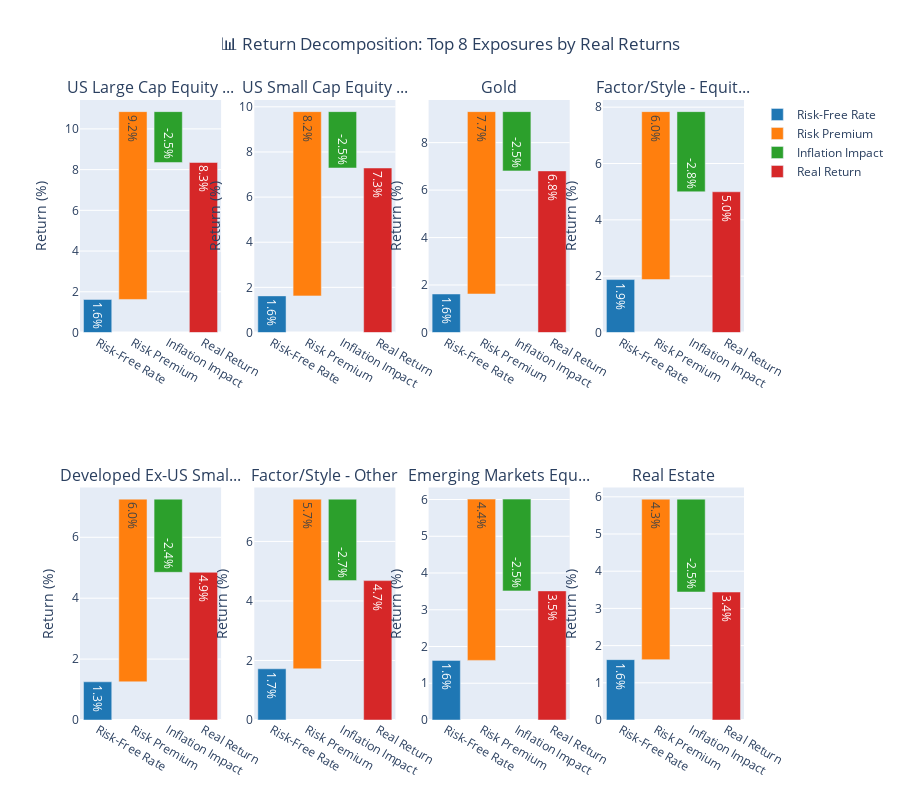

Write notebook code for a chart like this one.
### Markdown cell above
## 5. Visualization: Return Decomposition Waterfall Charts

### Code cell
# Create waterfall chart showing decomposition for top performers
if not decomp_summary_df.empty:
    # Select top 8 performers by real returns for visualization
    top_performers = decomp_summary_df.nlargest(8, 'real_return_annual')
    
    fig = make_subplots(
        rows=2, cols=4,
        subplot_titles=[exp[:20] + '...' if len(exp) > 20 else exp 
                       for exp in top_performers['exposure_name']],
        specs=[[{"secondary_y": False} for _ in range(4)] for _ in range(2)]
    )
    
    colors = ['#1f77b4', '#ff7f0e', '#2ca02c', '#d62728']
    
    for idx, (_, row) in enumerate(top_performers.iterrows()):
        row_pos = idx // 4 + 1
        col_pos = idx % 4 + 1
        
        # Decomposition components (annualized %) - CORRECTED
        # Total Return = Risk-Free Rate + Risk Premium
        # Real Return = Total Return - Inflation
        risk_free_rate = row['nominal_return_annual'] - row['risk_premium_annual']  # This should be the cash/risk-free rate
        
        components = [
            ('Risk-Free Rate', risk_free_rate * 100, colors[0]),
            ('Risk Premium', row['risk_premium_annual'] * 100, colors[1]),
            ('Inflation Impact', -row['inflation_annual'] * 100, colors[2]),
            ('Real Return', row['real_return_annual'] * 100, colors[3])
        ]
        
        # Create waterfall effect
        x_labels = [comp[0] for comp in components]
        values = [comp[1] for comp in components]
        colors_list = [comp[2] for comp in components]
        
        # Calculate cumulative for waterfall
        cumulative = [0]
        for i, val in enumerate(values[:-1]):
            cumulative.append(cumulative[-1] + val)
        
        # Add bars
        for i, (label, value, color) in enumerate(components):
            if i < len(components) - 1:  # Not the final bar
                fig.add_trace(
                    go.Bar(
                        x=[label],
                        y=[value],
                        base=[cumulative[i]],
                        marker_color=color,
                        showlegend=(idx == 0),
                        name=label if idx == 0 else None,
                        text=f"{value:.1f}%",
                        textposition="inside"
                    ),
                    row=row_pos, col=col_pos
                )
            else:  # Final bar (real return)
                fig.add_trace(
                    go.Bar(
                        x=[label],
                        y=[value],
                        marker_color=color,
                        showlegend=(idx == 0),
                        name=label if idx == 0 else None,
                        text=f"{value:.1f}%",
                        textposition="inside"
                    ),
                    row=row_pos, col=col_pos
                )
    
    fig.update_layout(
        title_text="📊 Return Decomposition: Top 8 Exposures by Real Returns",
        title_x=0.5,
        height=800,
        showlegend=True
    )
    
    # Update y-axes
    for i in range(1, 9):
        row = (i-1) // 4 + 1
        col = (i-1) % 4 + 1
        fig.update_yaxes(title_text="Return (%)", row=row, col=col)
    
    fig.show()
    
    # Print a sample decomposition to verify the math
    if not top_performers.empty:
        sample = top_performers.iloc[0]
        print(f"\n🔍 Sample Decomposition for {sample['exposure_name']}:")
        rf_rate = sample['nominal_return_annual'] - sample['risk_premium_annual']
        print(f"   Risk-Free Rate: {rf_rate*100:.2f}%")
        print(f"   Risk Premium: {sample['risk_premium_annual']*100:.2f}%")
        print(f"   → Total Nominal: {sample['nominal_return_annual']*100:.2f}%")
        print(f"   Inflation Impact: -{sample['inflation_annual']*100:.2f}%")
        print(f"   → Real Return: {sample['real_return_annual']*100:.2f}%")
        print(f"   Verification: {rf_rate*100:.2f}% + {sample['risk_premium_annual']*100:.2f}% - {sample['inflation_annual']*100:.2f}% = {(rf_rate + sample['risk_premium_annual'] - sample['inflation_annual'])*100:.2f}%")
        
else:
    print("❌ No data available for waterfall visualization")

### Figure 1 — Plotly figure (JSON) as saved in the notebook; plotly's stock layout.template omitted (floating-point values rounded to 4 significant figures)
{"data": [{"base": [0], "marker": {"color": "#1f77b4"}, "name": "Risk-Free Rate", "showlegend": true, "text": "1.6%", "textposition": "inside", "type": "bar", "x": ["Risk-Free Rate"], "xaxis": "x", "y": [1.623], "yaxis": "y"}, {"base": [1.623], "marker": {"color": "#ff7f0e"}, "name": "Risk Premium", "showlegend": true, "text": "9.2%", "textposition": "inside", "type": "bar", "x": ["Risk Premium"], "xaxis": "x", "y": [9.225], "yaxis": "y"}, {"base": [10.85], "marker": {"color": "#2ca02c"}, "name": "Inflation Impact", "showlegend": true, "text": "-2.5%", "textposition": "inside", "type": "bar", "x": ["Inflation Impact"], "xaxis": "x", "y": [-2.498], "yaxis": "y"}, {"marker": {"color": "#d62728"}, "name": "Real Return", "showlegend": true, "text": "8.3%", "textposition": "inside", "type": "bar", "x": ["Real Return"], "xaxis": "x", "y": [8.35], "yaxis": "y"}, {"base": [0], "marker": {"color": "#1f77b4"}, "showlegend": false, "text": "1.6%", "textposition": "inside", "type": "bar", "x": ["Risk-Free Rate"], "xaxis": "x2", "y": [1.623], "yaxis": "y2"}, {"base": [1.623], "marker": {"color": "#ff7f0e"}, "showlegend": false, "text": "8.2%", "textposition": "inside", "type": "bar", "x": ["Risk Premium"], "xaxis": "x2", "y": [8.164], "yaxis": "y2"}, {"base": [9.787], "marker": {"color": "#2ca02c"}, "showlegend": false, "text": "-2.5%", "textposition": "inside", "type": "bar", "x": ["Inflation Impact"], "xaxis": "x2", "y": [-2.498], "yaxis": "y2"}, {"marker": {"color": "#d62728"}, "showlegend": false, "text": "7.3%", "textposition": "inside", "type": "bar", "x": ["Real Return"], "xaxis": "x2", "y": [7.289], "yaxis": "y2"}, {"base": [0], "marker": {"color": "#1f77b4"}, "showlegend": false, "text": "1.6%", "textposition": "inside", "type": "bar", "x": ["Risk-Free Rate"], "xaxis": "x3", "y": [1.623], "yaxis": "y3"}, {"base": [1.623], "marker": {"color": "#ff7f0e"}, "showlegend": false, "text": "7.7%", "textposition": "inside", "type": "bar", "x": ["Risk Premium"], "xaxis": "x3", "y": [7.684], "yaxis": "y3"}, {"base": [9.307], "marker": {"color": "#2ca02c"}, "showlegend": false, "text": "-2.5%", "textposition": "inside", "type": "bar", "x": ["Inflation Impact"], "xaxis": "x3", "y": [-2.498], "yaxis": "y3"}, {"marker": {"color": "#d62728"}, "showlegend": false, "text": "6.8%", "textposition": "inside", "type": "bar", "x": ["Real Return"], "xaxis": "x3", "y": [6.809], "yaxis": "y3"}, {"base": [0], "marker": {"color": "#1f77b4"}, "showlegend": false, "text": "1.9%", "textposition": "inside", "type": "bar", "x": ["Risk-Free Rate"], "xaxis": "x4", "y": [1.879], "yaxis": "y4"}, {"base": [1.879], "marker": {"color": "#ff7f0e"}, "showlegend": false, "text": "6.0%", "textposition": "inside", "type": "bar", "x": ["Risk Premium"], "xaxis": "x4", "y": [5.963], "yaxis": "y4"}, {"base": [7.842], "marker": {"color": "#2ca02c"}, "showlegend": false, "text": "-2.8%", "textposition": "inside", "type": "bar", "x": ["Inflation Impact"], "xaxis": "x4", "y": [-2.845], "yaxis": "y4"}, {"marker": {"color": "#d62728"}, "showlegend": false, "text": "5.0%", "textposition": "inside", "type": "bar", "x": ["Real Return"], "xaxis": "x4", "y": [4.996], "yaxis": "y4"}, {"base": [0], "marker": {"color": "#1f77b4"}, "showlegend": false, "text": "1.3%", "textposition": "inside", "type": "bar", "x": ["Risk-Free Rate"], "xaxis": "x5", "y": [1.254], "yaxis": "y5"}, {"base": [1.254], "marker": {"color": "#ff7f0e"}, "showlegend": false, "text": "6.0%", "textposition": "inside", "type": "bar", "x": ["Risk Premium"], "xaxis": "x5", "y": [5.999], "yaxis": "y5"}, {"base": [7.253], "marker": {"color": "#2ca02c"}, "showlegend": false, "text": "-2.4%", "textposition": "inside", "type": "bar", "x": ["Inflation Impact"], "xaxis": "x5", "y": [-2.403], "yaxis": "y5"}, {"marker": {"color": "#d62728"}, "showlegend": false, "text": "4.9%", "textposition": "inside", "type": "bar", "x": ["Real Return"], "xaxis": "x5", "y": [4.85], "yaxis": "y5"}, {"base": [0], "marker": {"color": "#1f77b4"}, "showlegend": false, "text": "1.7%", "textposition": "inside", "type": "bar", "x": ["Risk-Free Rate"], "xaxis": "x6", "y": [1.72], "yaxis": "y6"}, {"base": [1.72], "marker": {"color": "#ff7f0e"}, "showlegend": false, "text": "5.7%", "textposition": "inside", "type": "bar", "x": ["Risk Premium"], "xaxis": "x6", "y": [5.701], "yaxis": "y6"}, {"base": [7.421], "marker": {"color": "#2ca02c"}, "showlegend": false, "text": "-2.7%", "textposition": "inside", "type": "bar", "x": ["Inflation Impact"], "xaxis": "x6", "y": [-2.738], "yaxis": "y6"}, {"marker": {"color": "#d62728"}, "showlegend": false, "text": "4.7%", "textposition": "inside", "type": "bar", "x": ["Real Return"], "xaxis": "x6", "y": [4.683], "yaxis": "y6"}, {"base": [0], "marker": {"color": "#1f77b4"}, "showlegend": false, "text": "1.6%", "textposition": "inside", "type": "bar", "x": ["Risk-Free Rate"], "xaxis": "x7", "y": [1.623], "yaxis": "y7"}, {"base": [1.623], "marker": {"color": "#ff7f0e"}, "showlegend": false, "text": "4.4%", "textposition": "inside", "type": "bar", "x": ["Risk Premium"], "xaxis": "x7", "y": [4.389], "yaxis": "y7"}, {"base": [6.011], "marker": {"color": "#2ca02c"}, "showlegend": false, "text": "-2.5%", "textposition": "inside", "type": "bar", "x": ["Inflation Impact"], "xaxis": "x7", "y": [-2.498], "yaxis": "y7"}, {"marker": {"color": "#d62728"}, "showlegend": false, "text": "3.5%", "textposition": "inside", "type": "bar", "x": ["Real Return"], "xaxis": "x7", "y": [3.514], "yaxis": "y7"}, {"base": [0], "marker": {"color": "#1f77b4"}, "showlegend": false, "text": "1.6%", "textposition": "inside", "type": "bar", "x": ["Risk-Free Rate"], "xaxis": "x8", "y": [1.623], "yaxis": "y8"}, {"base": [1.623], "marker": {"color": "#ff7f0e"}, "showlegend": false, "text": "4.3%", "textposition": "inside", "type": "bar", "x": ["Risk Premium"], "xaxis": "x8", "y": [4.315], "yaxis": "y8"}, {"base": [5.938], "marker": {"color": "#2ca02c"}, "showlegend": false, "text": "-2.5%", "textposition": "inside", "type": "bar", "x": ["Inflation Impact"], "xaxis": "x8", "y": [-2.498], "yaxis": "y8"}, {"marker": {"color": "#d62728"}, "showlegend": false, "text": "3.4%", "textposition": "inside", "type": "bar", "x": ["Real Return"], "xaxis": "x8", "y": [3.44], "yaxis": "y8"}], "layout": {"annotations": [{"font": {"size": 16}, "showarrow": false, "text": "US Large Cap Equity ...", "x": 0.1062, "xanchor": "center", "xref": "paper", "y": 1, "yanchor": "bottom", "yref": "paper"}, {"font": {"size": 16}, "showarrow": false, "text": "US Small Cap Equity ...", "x": 0.3688, "xanchor": "center", "xref": "paper", "y": 1, "yanchor": "bottom", "yref": "paper"}, {"font": {"size": 16}, "showarrow": false, "text": "Gold", "x": 0.6313, "xanchor": "center", "xref": "paper", "y": 1, "yanchor": "bottom", "yref": "paper"}, {"font": {"size": 16}, "showarrow": false, "text": "Factor/Style - Equit...", "x": 0.8938, "xanchor": "center", "xref": "paper", "y": 1, "yanchor": "bottom", "yref": "paper"}, {"font": {"size": 16}, "showarrow": false, "text": "Developed Ex-US Smal...", "x": 0.1062, "xanchor": "center", "xref": "paper", "y": 0.375, "yanchor": "bottom", "yref": "paper"}, {"font": {"size": 16}, "showarrow": false, "text": "Factor/Style - Other", "x": 0.3688, "xanchor": "center", "xref": "paper", "y": 0.375, "yanchor": "bottom", "yref": "paper"}, {"font": {"size": 16}, "showarrow": false, "text": "Emerging Markets Equ...", "x": 0.6313, "xanchor": "center", "xref": "paper", "y": 0.375, "yanchor": "bottom", "yref": "paper"}, {"font": {"size": 16}, "showarrow": false, "text": "Real Estate", "x": 0.8938, "xanchor": "center", "xref": "paper", "y": 0.375, "yanchor": "bottom", "yref": "paper"}], "height": 800, "showlegend": true, "title": {"text": "📊 Return Decomposition: Top 8 Exposures by Real Returns", "x": 0.5}, "xaxis": {"anchor": "y", "domain": [0, 0.2125]}, "xaxis2": {"anchor": "y2", "domain": [0.2625, 0.475]}, "xaxis3": {"anchor": "y3", "domain": [0.525, 0.7375]}, "xaxis4": {"anchor": "y4", "domain": [0.7875, 1]}, "xaxis5": {"anchor": "y5", "domain": [0, 0.2125]}, "xaxis6": {"anchor": "y6", "domain": [0.2625, 0.475]}, "xaxis7": {"anchor": "y7", "domain": [0.525, 0.7375]}, "xaxis8": {"anchor": "y8", "domain": [0.7875, 1]}, "yaxis": {"anchor": "x", "domain": [0.625, 1], "title": {"text": "Return (%)"}}, "yaxis2": {"anchor": "x2", "domain": [0.625, 1], "title": {"text": "Return (%)"}}, "yaxis3": {"anchor": "x3", "domain": [0.625, 1], "title": {"text": "Return (%)"}}, "yaxis4": {"anchor": "x4", "domain": [0.625, 1], "title": {"text": "Return (%)"}}, "yaxis5": {"anchor": "x5", "domain": [0, 0.375], "title": {"text": "Return (%)"}}, "yaxis6": {"anchor": "x6", "domain": [0, 0.375], "title": {"text": "Return (%)"}}, "yaxis7": {"anchor": "x7", "domain": [0, 0.375], "title": {"text": "Return (%)"}}, "yaxis8": {"anchor": "x8", "domain": [0, 0.375], "title": {"text": "Return (%)"}}}}
